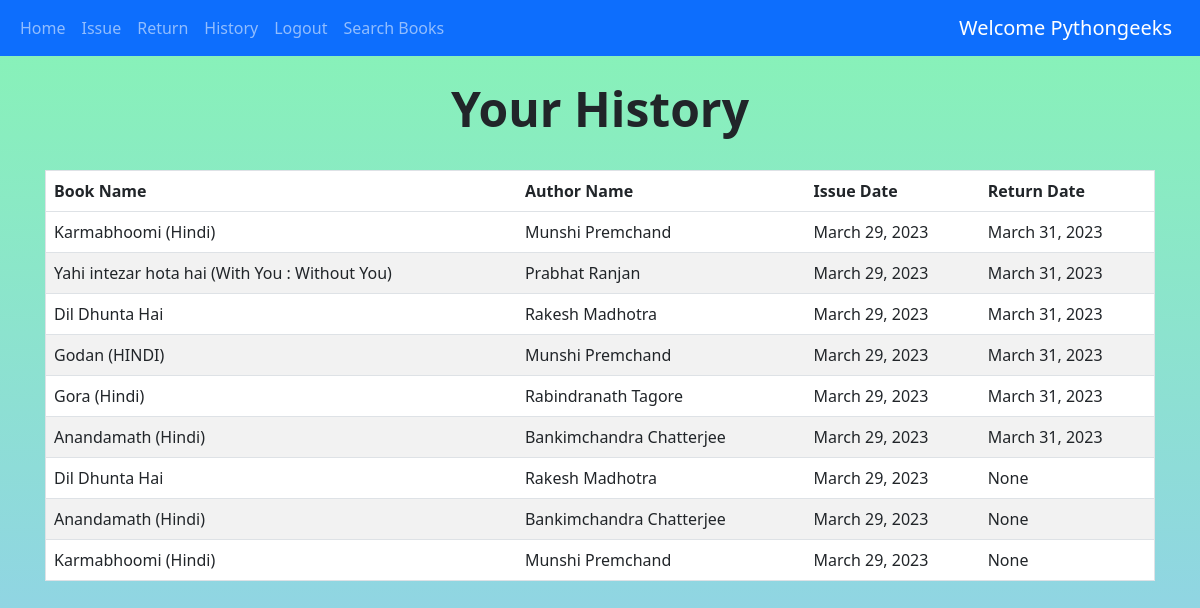
The app's page /history (signed in) with its own data.
### books/models.py (models this page shows, shortened)
class IssuedItem(models.Model):
    book_id = models.ForeignKey(Book, on_delete=models.CASCADE)
    user_id = models.ForeignKey(User, on_delete=models.CASCADE)
    issue_date = models.DateField(default=date.today,blank=False)
    return_date = models.DateField(blank=True,null=True)

class Book(models.Model):
    book_name = models.CharField(max_length=150)
    author_name = models.CharField(max_length=200)
    quantity = models.IntegerField(default=1)
    subject = models.CharField(max_length=2000)
    book_add_time = models.TimeField(default=timezone.now)
    book_add_date = models.DateField(default=date.today)
    class Meta:
        unique_together = ('book_name','author_name')

### books/views.py (the view)
# urls.py: path('history',views.history,name='history'),
@login_required(login_url='login')
def history(request):
    my_items = IssuedItem.objects.filter(user_id=request.user).order_by('-issue_date')
    paginator = Paginator(my_items,10)
    page_number = request.GET.get('page')
    show_data_final = paginator.get_page(page_number)
    return render(request,'history.html',{'books':show_data_final})

### templates/history.html (shortened to what this page needs)
{% extends 'base.html' %} {% load static %}
{% block extra_css %}
<link rel="stylesheet" href="{% static 'css/history.css' %}">
{% endblock %}
{% block content %}
<center>
  <br />
  <h1 class="display-5 fw-bold">Your History</h1>
  <br />
</center>
<div class="container">
  <table class="table">
    <thead class="thead-dark">
      <tr>
        <th scope="col">Book Name</th>
        <th scope="col">Author Name</th>
        <th scope="col">Issue Date</th>
        <th scope="col">Return Date</th>
      </tr>
    </thead>
    <tbody>
      {% for book in books %}
      <tr>
        <td>{{book.book_id.book_name}}</td>
        <td>{{book.book_id.author_name}}</td>
        <td>{{book.issue_date}}</td>
        <td>{{book.return_date}}</td>
      </tr>
      {% endfor %}
    </tbody>
  </table>
</div>
{% endblock %}

### templates/base.html (shortened to what this page needs)
{% load static %}
<!DOCTYPE html>
<html lang="en">
<head>
    <link href="https://cdn.jsdelivr.net/npm/bootstrap@5.2.3/dist/css/bootstrap.min.css" rel="stylesheet">
    <link rel="stylesheet" href="{% static 'css/base.css' %}">
    <link href="https://cdn.jsdelivr.net/npm/bootstrap@5.2.3/dist/css/bootstrap.min.css" rel="stylesheet"
 />
        {% block extra_css %}{% endblock %}
</head>
<body>
    <nav class="navbar navbar-expand-lg bg-body-light,navbar navbar-dark bg-primary">
        <div class="container-fluid">
            <div class="collapse navbar-collapse" id="navbarSupportedContent">
                <ul class="navbar-nav me-auto mb-2 mb-lg-0">
                    {% if not user.is_authenticated %}
                        <li class="nav-item">
                            <a class="nav-link" href="{% url 'login' %}">Login</a>
                        </li>
                        <li class="nav-item">
                            <a class="nav-link" href="{% url 'register' %}">Register</a>
                        </li>
                    {% else %}
                        <li class="nav-item">
                            <a class="nav-link" href="{% url 'home' %}">Home</a>
                        </li>
                        <li class="nav-item">
                            <a class="nav-link" href="{% url 'issue' %}">Issue</a>
                        </li>
                        <li class="nav-item">
                            <a class="nav-link" href="{% url 'return_item' %}">Return</a>
                        </li>
                        <li class="nav-item">
                            <a class="nav-link" href="{% url 'history' %}">History</a>
                        </li>
                        <li class="nav-item">
                            <a class="nav-link" href="{% url 'logout' %}">Logout</a>
                        </li>
                        <li class="nav-item">
                            <a class="nav-link" href="{% url 'search_books' %}">Search Books</a>
                        </li>
                    {% endif %}
                </ul>
            </div>
            {% if user.is_authenticated %}
                <a class="navbar-brand" href="#">Welcome {{ request.user.first_name }}</a>
            {% endif %}
        </div>
    </nav>
    {% block content %}{% endblock %}
</body>
</html>

### templates/base.html (style rules this page uses)
body { background-color: linear-gradient(#89b4f4, #cf7ade); background-repeat: no-repeat; background-size: cover; }

### templates/history.html (style rules this page uses)
table { border-collapse: collapse; border-spacing: 0; border-radius: 10px; width: 100%; border: 1px solid #ddd; }
th, td { text-align: left; padding: 16px; }
tr:nth-child(even) { background-color: #f2f2f2; }
tr:nth-child(odd) { background-color: #ffffff; }
.container { width: 100%; padding-right: 15px; padding-left: 15px; margin-right: auto; margin-left: auto; }
body { background: linear-gradient(#87f4b5, #93cbf1); background-repeat: no-repeat; background-attachment: fixed; }

### records on screen
IssuedItem: book_id.book_name "Karmabhoomi (Hindi)", book_id.author_name "Munshi Premchand", issue_date "March 29, 2023", return_date "March 31, 2023"
IssuedItem: book_id.book_name "Yahi intezar hota hai (With You : Without You)", book_id.author_name "Prabhat Ranjan", issue_date "March 29, 2023", return_date "March 31, 2023"
IssuedItem: book_id.book_name "Dil Dhunta Hai", book_id.author_name "Rakesh Madhotra", issue_date "March 29, 2023", return_date "March 31, 2023"
IssuedItem: book_id.book_name "Godan (HINDI)", book_id.author_name "Munshi Premchand", issue_date "March 29, 2023", return_date "March 31, 2023"
IssuedItem: book_id.book_name "Gora (Hindi)", book_id.author_name "Rabindranath Tagore", issue_date "March 29, 2023", return_date "March 31, 2023"
IssuedItem: book_id.book_name "Anandamath (Hindi)", book_id.author_name "Bankimchandra Chatterjee", issue_date "March 29, 2023", return_date "March 31, 2023"
IssuedItem: book_id.book_name "Dil Dhunta Hai", book_id.author_name "Rakesh Madhotra", issue_date "March 29, 2023", return_date "None"
IssuedItem: book_id.book_name "Anandamath (Hindi)", book_id.author_name "Bankimchandra Chatterjee", issue_date "March 29, 2023", return_date "None"
IssuedItem: book_id.book_name "Karmabhoomi (Hindi)", book_id.author_name "Munshi Premchand", issue_date "March 29, 2023", return_date "None"

### other values on screen
{{ request.user.first_name }} "Pythongeeks"
